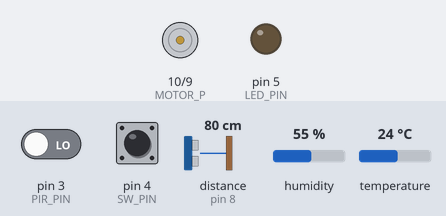
A sketch run on a simulated Arduino Uno, built with avr-gcc and run on an emulated ATmega328P. Parts: motor-driver pin pairs drawn as motors (green arrow = first pin HIGH = forward, orange = second pin HIGH = backward, longer = more drive, scaled by the enable pin), output pins drawn as LEDs (lit = HIGH). Wiring (inferred from the names in the program): ultrasonic range finder: trigger pin 7; echo pin 8; HTU21/Si7021 sensor at I2C address 0x40. Inputs (shaded band) come from the test bench; at power-on: temperature 24 °C, pin 4 (SW_PIN) LOW, pin 3 (PIR_PIN) LOW, distance to the obstacle (sensor on pin 8) 80 cm, humidity 55 %. The echo pulse lasts 58.3 µs per cm; pins used as bus, display or sensor lines are not drawn; what the sketch prints to the serial monitor is not drawn.

Above: at 3.2 s.
3.3 s: temperature set to 29.4 °C
7.7 s: temperature set to 30.6 °C
At 9.9 s:
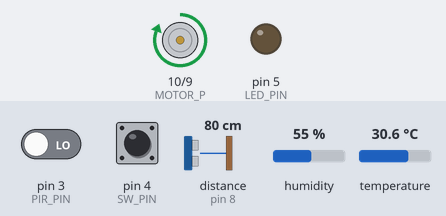
11.0 s: pin 4 (SW_PIN) pulled HIGH for 0.15 s
At 11.8 s:
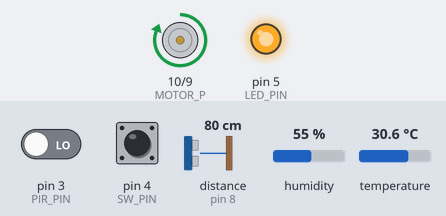
12.8 s: temperature set to 12 °C
At 15.47 s:
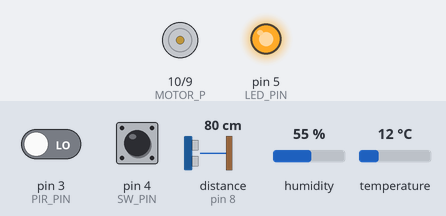
Timing chart, 0 to 17.1 s (numbered marks = the images above; inputs shaded):
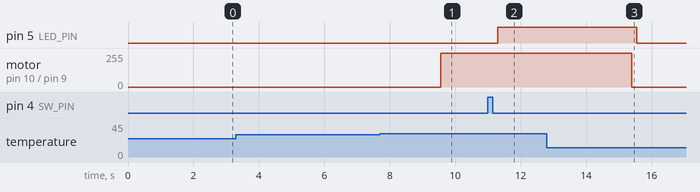

Measured:
- the behaviour switches between 29.9 and 30 °C on temperature (found by bisection; images 0 and 1)
- after the input at 3.3 s, every drawn part: stays the same
- after the input at 7.7 s, motor on pin 10 (MOTOR_P) / pin 9 (MOTOR_N): stopped → forward 255/255 after 1.9 s
- after the input at 11.0 s, pin 5 (LED_PIN): LOW → HIGH after 0.30 s
- after the input at 12.8 s, pin 5 (LED_PIN): HIGH → LOW after 2.8 s; motor on pin 10 (MOTOR_P) / pin 9 (MOTOR_N): forward 255/255 → stopped after 2.6 s

The sketch:

The_Safest_House.ino
```cpp
/*
 * ================================================================
 * Smart Home - Arduino Final Code (Binary Protocol)
 *
 * [Pin Map]
 *  3  : PIR
 *  4  : SW1 (SOS)
 *  5  : LED1
 *  7  : Ultrasonic TRIG
 *  8  : Ultrasonic ECHO
 *  9  : Motor N
 *  10 : Motor P
 *  11 : Motor EN
 *  20 : SHT21 SDA
 *  21 : SHT21 SCL
 * ================================================================
 */

#include <Wire.h>
#include <stdint.h>

// Protocol 구조체 (같은 폴더의 protocol_arduino.h 참조)
#include "protocol_arduino.h"

// ---------------------------------------------------------------
// Pin definition
// ---------------------------------------------------------------
#define PIR_PIN      3
#define SW_PIN       4
#define LED_PIN      5
#define TRIG_PIN     7
#define ECHO_PIN     8
#define MOTOR_N      9
#define MOTOR_P     10
#define MOTOR_EN    11
#define SHT21_ADDR  0x40

// ---------------------------------------------------------------
// Thresholds
// ---------------------------------------------------------------
#define TEMP_HIGH        30.0
#define FALL_DIST_CM       10   // 낙상 감지 거리 (10cm)
#define NO_MOTION_MS  180000UL      // 무움직임 경보 기준 (3분 = 180,000ms)
//#define NO_MOTION_MS  36000000UL    // 실제 배포용 10시간
#define FALL_WARN_MS    30000   // 주의 기준 (30초)
#define FALL_ALERT_MS  100000   // 경보 기준 (100초)
#define SOS_HOLD_MS      3000

// ---------------------------------------------------------------
// Intervals (ms)
// ---------------------------------------------------------------
#define SHT_INTERVAL    3000
#define PIR_INTERVAL   10000  // 서버 전송 주기
#define PIR_SAMPLE_MS    500  // PIR 샘플링 주기
#define PIR_CONFIRM        3  // 연속 N회 HIGH → 감지 확정
#define ULTRA_INTERVAL  1500
#define BLINK_MS         400
#define DEBOUNCE_MS       80

// ---------------------------------------------------------------
// State variables
// ---------------------------------------------------------------
unsigned long lastShtTime   = 0;
unsigned long lastPirTime     = 0;
unsigned long lastPirSample   = 0;  // 샘플링 타이머
int           pirHighCount    = 0;  // 연속 HIGH 횟수
bool          pirDetected     = false; // 확정된 감지 상태
unsigned long lastMotionTime  = 0;   // 마지막 움직임 감지 시각
bool          noMotionAlerted = false; // 무움직임 경보 이미 전송했는지
unsigned long lastUltraTime = 0;

bool          fallSuspect   = false;
unsigned long fallStartTime = 0;
bool          fallWarnSent  = false;
bool          fallAlerted   = false;

// 초음파 이동평균 (3회)
float         distBuf[3]    = {200, 200, 200};
int           distIdx       = 0;

bool          swStable      = LOW;
bool          swRaw         = LOW;
unsigned long lastDebounce  = 0;
bool          swHolding     = false;
bool          holdFired     = false;
unsigned long swPressTime   = 0;

bool          ledAlert      = false;
bool          ledOn         = false;
unsigned long ledAlertStart = 0;    // 점멸 시작 시각
#define LED_ALERT_TIMEOUT 10000     // 10초 후 자동 해제
unsigned long lastBlink     = 0;
bool          blinkState    = false;

bool          motorOn       = false;

// ---------------------------------------------------------------
// 패킷 전송 함수
// ---------------------------------------------------------------
void sendPacket(NetPacket &pkt) {
    pkt.preamble  = PKT_PREAMBLE;  // 동기화 바이트
    pkt.timestamp = (uint32_t)millis();
    strncpy(pkt.sender_id, "ARDUINO", 15);
    Serial.write((uint8_t *)&pkt, sizeof(NetPacket));
}

void sendSensor(uint8_t sType, float val) {
    NetPacket pkt;
    memset(&pkt, 0, sizeof(pkt));
    pkt.type = PT_SENSOR_DATA;
    pkt.payload.sensor.sensor_type = sType;
    pkt.payload.sensor.value       = val;
    sendPacket(pkt);
}

void sendEmergency(EmergencyEvent evt, float val) {
    NetPacket pkt;
    memset(&pkt, 0, sizeof(pkt));
    pkt.type = PT_EMERGENCY;
    pkt.payload.emergency.event_type = evt;
    pkt.payload.emergency.value      = val;
    sendPacket(pkt);
}

// ---------------------------------------------------------------
// Motor control
// ---------------------------------------------------------------
void setMotor(bool on) {
    if (on) {
        digitalWrite(MOTOR_P,  HIGH);
        digitalWrite(MOTOR_N,  LOW);
        digitalWrite(MOTOR_EN, HIGH);
        motorOn = true;
        sendEmergency(EVT_FAN_ON, 1.0f);
    } else {
        digitalWrite(MOTOR_P,  LOW);
        digitalWrite(MOTOR_N,  LOW);
        digitalWrite(MOTOR_EN, LOW);
        motorOn = false;
        sendEmergency(EVT_FAN_OFF, 0.0f);
    }
}

// ---------------------------------------------------------------
// LED alert
// ---------------------------------------------------------------
void setLedAlert(bool on) {
    ledAlert = on;
    if (on) {
        ledAlertStart = millis();  // 시작 시각 기록
    } else {
        ledOn      = false;
        blinkState = false;
        digitalWrite(LED_PIN, LOW);
    }
}

// ---------------------------------------------------------------
// setup()
// ---------------------------------------------------------------
void setup() {
    Serial.begin(9600);
    Wire.begin();

    pinMode(PIR_PIN,  INPUT);
    pinMode(SW_PIN,   INPUT);
    pinMode(LED_PIN,  OUTPUT);
    pinMode(TRIG_PIN, OUTPUT);
    pinMode(ECHO_PIN, INPUT);
    pinMode(MOTOR_P,  OUTPUT);
    pinMode(MOTOR_N,  OUTPUT);
    pinMode(MOTOR_EN, OUTPUT);

    digitalWrite(LED_PIN, LOW);
    setMotor(false);
    delay(2000);
}

// ---------------------------------------------------------------
// loop()
// ---------------------------------------------------------------
void loop() {
    unsigned long now = millis();

    // ── [1] SHT21 온습도 ─────────────────────────────────────
    if (now - lastShtTime >= SHT_INTERVAL) {
        lastShtTime = now;

        uint16_t rawTemp = 0, rawHum = 0;
        float temp = 0.0, humi = 0.0;

        Wire.beginTransmission(SHT21_ADDR);
        Wire.write(0xF3);
        Wire.endTransmission();
        delay(100);
        Wire.requestFrom(SHT21_ADDR, 3);
        if (Wire.available() >= 2) {
            rawTemp  = (uint16_t)Wire.read() << 8;
            rawTemp |= Wire.read();
            Wire.read();
            temp = -46.85 + 175.72 * (rawTemp / 65536.0);
        }

        Wire.beginTransmission(SHT21_ADDR);
        Wire.write(0xF5);
        Wire.endTransmission();
        delay(50);
        Wire.requestFrom(SHT21_ADDR, 3);
        if (Wire.available() >= 2) {
            rawHum  = (uint16_t)Wire.read() << 8;
            rawHum |= Wire.read();
            Wire.read();
            rawHum &= ~0x0003;
            humi = -6.0 + 125.0 * (rawHum / 65536.0);
        }

        sendSensor(ST_TEMP, temp);
        sendSensor(ST_HUMI, humi);

        // 고온 → 모터 가동
        if (temp >= TEMP_HIGH && !motorOn) {
            sendEmergency(EVT_HIGH_TEMP, temp);
            setMotor(true);
            setLedAlert(true);
        }
        if (temp < TEMP_HIGH && motorOn) {
            setMotor(false);
            setLedAlert(false);
        }
    }

    // ── [2] PIR 샘플링 (500ms마다, 3회 연속 HIGH → 확정) ───
    if (now - lastPirSample >= PIR_SAMPLE_MS) {
        lastPirSample = now;
        int pir = digitalRead(PIR_PIN);
        if (pir == HIGH) {
            pirHighCount++;
            if (pirHighCount >= PIR_CONFIRM && !pirDetected) {
                // 3회 연속 HIGH → 감지 확정
                pirDetected    = true;
                lastMotionTime = now;
                noMotionAlerted = false;
            }
        } else {
            pirHighCount = 0;
            pirDetected  = false;
        }
    }

    // 10초마다 서버에 전송
    if (now - lastPirTime >= PIR_INTERVAL) {
        lastPirTime = now;
        sendSensor(ST_PIR, pirDetected ? 1.0f : 0.0f);
    }

    // 무움직임 10시간 경과 → 경보 (최초 1회)
    if (lastMotionTime > 0 &&
        !noMotionAlerted &&
        (now - lastMotionTime) >= NO_MOTION_MS) {
        noMotionAlerted = true;
        sendEmergency(EVT_NO_MOTION, (float)((now - lastMotionTime) / 3600000UL));
        setLedAlert(true);
    }

    // ── [3] 초음파 + 낙상 감지 ──────────────────────────────
    if (now - lastUltraTime >= ULTRA_INTERVAL) {
        lastUltraTime = now;

        digitalWrite(TRIG_PIN, LOW);
        delayMicroseconds(2);
        digitalWrite(TRIG_PIN, HIGH);
        delayMicroseconds(10);
        digitalWrite(TRIG_PIN, LOW);

        long duration = pulseIn(ECHO_PIN, HIGH, 30000);
        float dist = duration * 0.034 / 2.0;

        if (dist > 0 && dist <= 400) {
            // 이동평균 계산 (3회)
            distBuf[distIdx % 3] = dist;
            distIdx++;
            float avgDist = (distBuf[0] + distBuf[1] + distBuf[2]) / 3.0f;

            sendSensor(ST_ULTRA, avgDist);

            if (avgDist <= FALL_DIST_CM) {
                if (!fallSuspect) {
                    fallSuspect   = true;
                    fallStartTime = now;
                    fallWarnSent  = false;
                    fallAlerted   = false;
                }
                unsigned long elapsed = now - fallStartTime;

                // 30초 이상 → 주의 (value=1.0)
                if (fallSuspect && !fallWarnSent && elapsed >= FALL_WARN_MS) {
                    fallWarnSent = true;
                    sendEmergency(EVT_FALL, 1.0f);
                    setLedAlert(true);
                }
                // 100초 이상 → 경보 (value=2.0)
                if (fallSuspect && !fallAlerted && elapsed >= FALL_ALERT_MS) {
                    fallAlerted = true;
                    sendEmergency(EVT_FALL, 2.0f);
                }
            } else {
                // 거리 정상 복귀 → 초기화
                bool wasAlert = fallWarnSent || fallAlerted;
                fallSuspect  = false;
                fallWarnSent = false;
                fallAlerted  = false;
                if (wasAlert)
                    sendEmergency(EVT_FALL, 0.0f);
            }
        }
    }

    // ── [4] SW1 스위치 ───────────────────────────────────────
    bool reading = digitalRead(SW_PIN);
    if (reading != swRaw) {
        lastDebounce = now;
        swRaw = reading;
    }

    if ((now - lastDebounce) >= DEBOUNCE_MS) {
        bool prevStable = swStable;
        swStable = swRaw;

        // 누르는 순간 (LOW -> HIGH)
        if (prevStable == LOW && swStable == HIGH) {
            swHolding   = true;
            holdFired   = false;
            swPressTime = now;
        }

        // 놓는 순간 (HIGH -> LOW)
        if (prevStable == HIGH && swStable == LOW) {
            if (!holdFired) {
                // 짧게 누름 → LED ON/OFF 토글
                ledOn = !ledOn;
                digitalWrite(LED_PIN, ledOn ? HIGH : LOW);
            }
            swHolding = false;
            holdFired = false;
        }
    }

    // 3초 이상 누름 → SOS + LED 점멸
    if (swHolding && !holdFired && swStable == HIGH &&
        (now - swPressTime) >= SOS_HOLD_MS) {
        holdFired = true;
        sendEmergency(EVT_SOS, 1.0f);
        setLedAlert(true);   // LED 점멸 시작
    }

    // ── [5] LED 점멸 (타임아웃 10초 후 자동 해제) ───────────
    if (ledAlert) {
        if ((now - ledAlertStart) >= LED_ALERT_TIMEOUT) {
            setLedAlert(false);
        } else if (now - lastBlink >= BLINK_MS) {
            lastBlink  = now;
            blinkState = !blinkState;
            digitalWrite(LED_PIN, blinkState ? HIGH : LOW);
        }
    }

    // ── [6] 서버로부터 제어 명령 수신 ───────────────────────
    if (Serial.available() >= (int)sizeof(NetPacket)) {
        NetPacket pkt;
        Serial.readBytes((char *)&pkt, sizeof(NetPacket));

        if (pkt.type == PT_CMD_CONTROL) {
            if (pkt.payload.ctrl.device_id == 1) {
                // FAN 제어
                setMotor(pkt.payload.ctrl.action == 1);
            } else if (pkt.payload.ctrl.device_id == 2) {
                // LED 제어
                setLedAlert(pkt.payload.ctrl.action == 1);
            }
        }
    }
}
```

protocol_arduino.h
```cpp
/*
 * protocol_arduino.h
 * SmartHome_Arduino_Final.ino 과 같은 폴더에 넣어주세요
 */

#ifndef PROTOCOL_ARDUINO_H
#define PROTOCOL_ARDUINO_H

#include <stdint.h>

typedef enum {
    PT_SENSOR_DATA  = 0x01,
    PT_CHAT_MSG     = 0x02,
    PT_SOS_ALERT    = 0x03,
    PT_CMD_CONTROL  = 0x04,
    PT_DB_QUERY     = 0x05,
    PT_EMERGENCY    = 0x06
} PacketType;

typedef enum {
    ST_PIR   = 1,
    ST_TEMP  = 2,
    ST_HUMI  = 3,
    ST_ULTRA = 4,
    ST_FALL  = 5,
    ST_SOS   = 6,
    ST_FAN   = 7
} SensorType;

typedef enum {
    EVT_NONE      = 0,
    EVT_HIGH_TEMP = 1,
    EVT_FALL      = 2,
    EVT_SOS       = 3,
    EVT_FAN_ON    = 4,
    EVT_FAN_OFF   = 5,
    EVT_NO_MOTION = 6    // 무움직임 10시간 경보
} EmergencyEvent;

#define PKT_PREAMBLE 0xAA  // 패킷 시작 동기화 바이트

#pragma pack(push, 1)

typedef struct {
    uint8_t sensor_type;
    float   value;
} SensorData;

typedef struct {
    char message[128];
} ChatData;

typedef struct {
    uint8_t device_id;
    uint8_t action;
} ControlData;

typedef struct {
    uint8_t event_type;
    float   value;
} EmergencyData;

typedef struct {
    uint8_t  preamble;      // 항상 0xAA
    uint8_t  type;
    char     sender_id[16];
    union {
        SensorData    sensor;
        ChatData      chat;
        ControlData   ctrl;
        EmergencyData emergency;
    } payload;
    uint32_t timestamp;
} NetPacket;

#pragma pack(pop)

#endif
```
